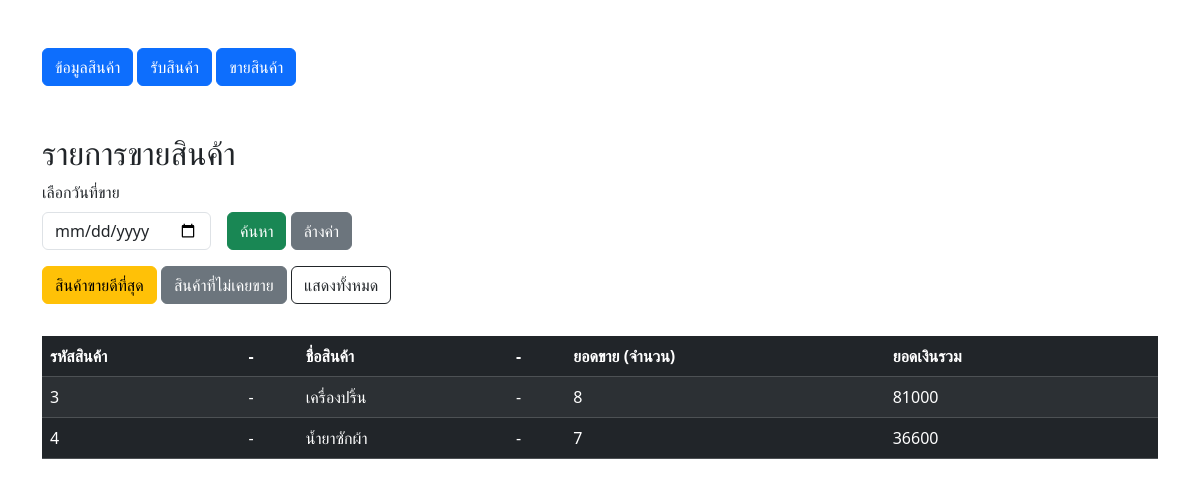
The page /index.php?filter=best on the database its author committed.
### tables this page shows
CREATE TABLE `productmast` (
  `Product_ID` int(11) NOT NULL COMMENT 'รหัสสินค้า',
  `Product_Name` varchar(250) NOT NULL COMMENT 'ชื่อสินค้า',
  `Product_Cost` double NOT NULL COMMENT 'ราคาต้นทุน',
  `Product_Price` double NOT NULL COMMENT 'ราคาขาย',
  `Product_Stock` double NOT NULL COMMENT 'สต๊อก'
);

### index.php (the view, shortened to what this page needs)
<?php
$servername = "localhost";
$username = "root";
$password = "";
$database = "db_edt";
$connection = new mysqli($servername, $username, $password, $database);
$filter_type = isset($_GET['filter']) ? $_GET['filter'] : '';
$limit_sale = 5;
$page_sale = max(1, (int) ($_GET['page_sale'] ?? 1));
$offset_sale = ($page_sale - 1) * $limit_sale;
$limit_sale = (int) $limit_sale;
$offset_sale = (int) $offset_sale;
?>
<!DOCTYPE html>
<html lang="en">
<head>
  <link href="https://cdn.jsdelivr.net/npm/bootstrap@5.3.8/dist/css/bootstrap.min.css" rel="stylesheet">
</head>
<body>
  <div class="container my-5">
    <div class="mb-4">
      <a class="btn btn-primary" href="/work/product.php">ข้อมูลสินค้า</a>
      <a class="btn btn-primary" href="/work/receive.php">รับสินค้า</a>
      <a class="btn btn-primary" href="/work/addsale.php">ขายสินค้า</a>
    </div>
    <h2 class="mt-5">รายการขายสินค้า</h2>
    <?php
    $filter_date = isset($_GET['sale_date']) ? $_GET['sale_date'] : '';
    ?>
    <form method="get" class="row g-3 mb-3 align-items-end">
      <div class="col-auto">
        <label class="form-label">เลือกวันที่ขาย</label>
        <input type="date" name="sale_date" class="form-control" value="<?= htmlspecialchars($filter_date) ?>">
      </div>
      <div class="col-auto">
        <button type="submit" class="btn btn-success">ค้นหา</button>
        <a href="index.php" class="btn btn-secondary">ล้างค่า</a>
      </div>
      <div class="mb-3">
        <a href="index.php?filter=best" class="btn btn-warning">
          สินค้าขายดีที่สุด
        </a>
        <a href="index.php?filter=never" class="btn btn-secondary">
          สินค้าที่ไม่เคยขาย
        </a>
        <a href="index.php" class="btn btn-outline-dark">
          แสดงทั้งหมด
        </a>
      </div>
    </form>
    <table class="table table-dark table-striped">
      <thead>
        <tr>
          <?php if ($filter_type === 'best'): ?>
            <th>รหัสสินค้า</th>
            <th>-</th>
            <th>ชื่อสินค้า</th>
            <th>-</th>
            <th>ยอดขาย (จำนวน)</th>
            <th>ยอดเงินรวม</th>
            <th></th>
          <?php endif; ?>
        </tr>
      </thead>
      <tbody>
        <?php
        if ($filter_type === 'best') {
          $sql = "
            SELECT
              p.Product_ID,
              p.Product_Name,
              SUM(s.Sale_Num) AS total_qty,
              SUM(s.Sale_Price) AS total_price
            FROM productmast p
            JOIN salemast s ON p.Product_ID = s.Sale_Product_ID
            GROUP BY p.Product_ID, p.Product_Name
            ORDER BY total_qty DESC
            LIMIT $limit_sale OFFSET $offset_sale
          ";
        }
        $result = $connection->query($sql);
        if ($result->num_rows === 0) {
          echo "
            <tr>
              <td colspan='7' class='text-center text-warning'>
                ไม่พบข้อมูล
              </td>
            </tr>";
        } else {
          while ($row = $result->fetch_assoc()) {
            if ($filter_type === 'best') {
              echo "
                <tr>
                  <td>{$row['Product_ID']}</td>
                  <td>-</td>
                  <td>{$row['Product_Name']}</td>
                  <td>-</td>
                  <td>{$row['total_qty']}</td>
                  <td>{$row['total_price']}</td>
                  <td></td>
                </tr>";
            }
          }
        }
        ?>
      </tbody>
    </table>
  </div>
</body>
</html>

### rows shown on the page
productmast: Product_ID "3", Product_Name "เครื่องปริ้น", total_qty "8", total_price "81000"
productmast: Product_ID "4", Product_Name "น้ำยาซักผ้า", total_qty "7", total_price "36600"
